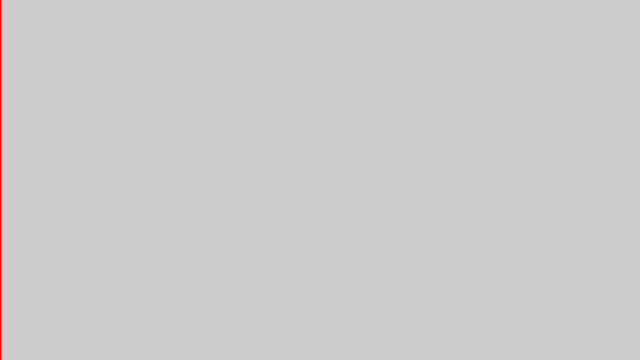
Frame 1 (no input)
Frame 60 (the mouse pressed at the canvas centre just before this capture): identical to frame 1, image omitted
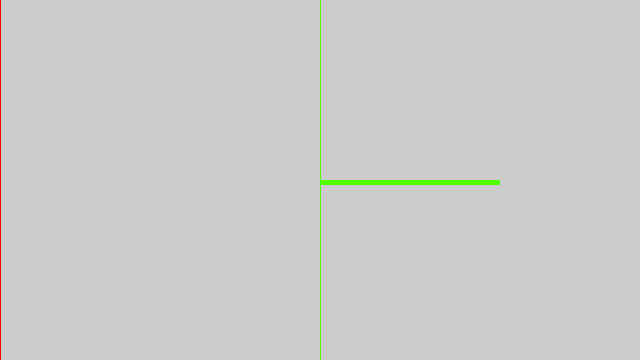
Frame 120 (the mouse held since frame 60 and released just before this capture)

The Processing sketch that drew these frames (run headless with seeded random() and noise(); from frame 60 on, the mouse is pressed at the canvas centre):

// Processing sketch: processing_163465
// ── processing_163465.pde

int barWidth = 1;
int lastBar = -1;

void setup() 
{
  size(640, 360);
  colorMode(HSB, width, width, width);  
  noStroke();
}

void draw() 
{
 
  int whichBar = mouseX / barWidth;
  if (whichBar != lastBar) {
    int barX = whichBar * barWidth;
    fill(mouseY, width, width);
    rect(barX, 0, barWidth, width);
    lastBar = whichBar;
     if ((mouseX>0) && (mouseX<640) && (mouseY>0)) {
       rect (mouseX, mouseY, mouseY, 5);
     
       
  }
  }
}
